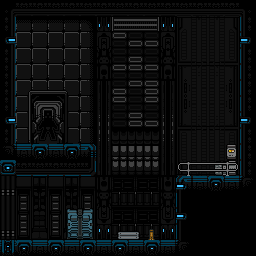

This is a level from a 2D game, rendered from its Tiled map with the project's own tilesets. A one-line summary and the map file follow, with tile-layer data summarised:
An orthogonal 16x16 tile map with 16x16 px tiles, 4 tile layers (wall, bg doodads, main, fence), 2 tilesets and 1 object (l_0).

<map version="1.0" orientation="orthogonal" renderorder="right-down" width="16" height="16" tilewidth="16" tileheight="16" nextobjectid="6">
 <properties>
  <property name="isStart" type="bool" value="true" />
 </properties>
 <tileset firstgid="1" source="../corpus.tsx" />
 <tileset firstgid="12097" source="../../connectors.tsx" />
 <layer name="wall" width="16" height="16">
  <data>[256 cells, 174 non-empty, 67 distinct tile ids]</data>
 </layer>
 <layer name="bg doodads" width="16" height="16">
  <data>[256 cells, 10 non-empty, 10 distinct tile ids]</data>
 </layer>
 <layer name="main" width="16" height="16">
  <data>[256 cells, 66 non-empty, 19 distinct tile ids]</data>
 </layer>
 <objectgroup name="connectors">
  <object id="5" type="l_0" gid="12101" x="0" y="176" width="16" height="16">
   <properties>
    <property name="type" type="int" value="0" />
   </properties>
  </object>
 </objectgroup>
 <layer name="fence" width="16" height="16">
  <data>[256 cells, 4 non-empty, 4 distinct tile ids]</data>
 </layer>
</map>
